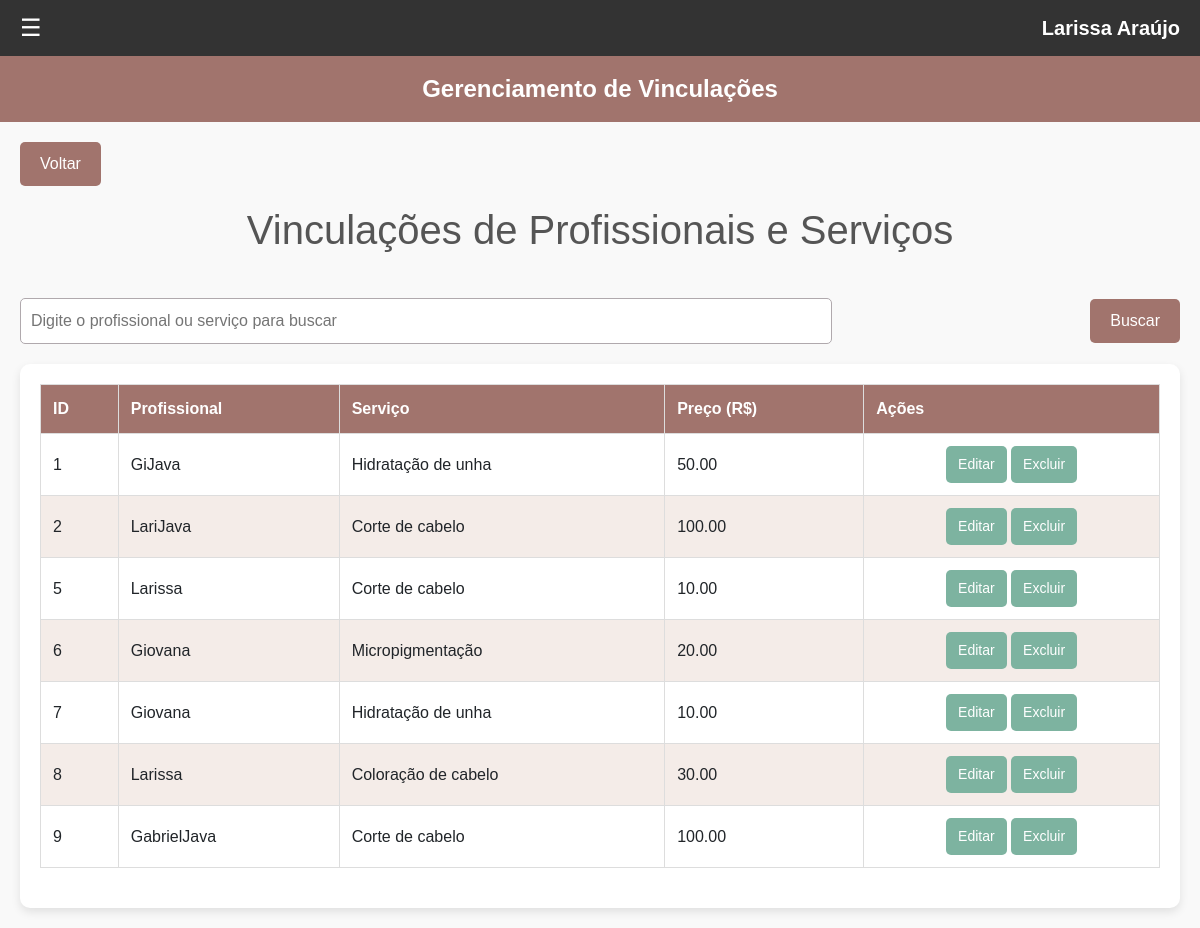
/adminVinculacao.php (signed in), run on the app's committed database.
### tables this page shows
CREATE TABLE `servicoprofissionais` (
  `idServicoProfissionais` int(11) NOT NULL AUTO_INCREMENT,
  `idProfissional` int(11) NOT NULL,
  `idServico` int(11) NOT NULL,
  `precoProfissional` decimal(8,2) NOT NULL,
  PRIMARY KEY (`idServicoProfissionais`),
  KEY `fk_servicoprofissionais_servicos` (`idServico`),
  KEY `fk_servicoprofissionais_profissional` (`idProfissional`),
  CONSTRAINT `fk_servicoprofissionais_profissional` FOREIGN KEY (`idProfissional`) REFERENCES `profissionais` (`idProfissional`) ON DELETE NO ACTION ON UPDATE NO ACTION,
  CONSTRAINT `fk_servicoprofissionais_servicos` FOREIGN KEY (`idServico`) REFERENCES `servicos` (`idServico`) ON DELETE NO ACTION ON UPDATE NO ACTION
);

CREATE TABLE `profissionais` (
  `idProfissional` int(11) NOT NULL AUTO_INCREMENT,
  `nomeProfissionais` varchar(45) NOT NULL,
  `email` varchar(45) NOT NULL,
  `senha` varchar(500) NOT NULL,
  `contato` mediumtext NOT NULL,
  `idTipoProfissional` int(11) NOT NULL,
  PRIMARY KEY (`idProfissional`),
  KEY `fk_profissonais_tipoProfissonais_idx` (`idTipoProfissional`),
  CONSTRAINT `fk_profissionais_tipo` FOREIGN KEY (`idTipoProfissional`) REFERENCES `tiposprofissionais` (`idTipoProfissional`)
);

CREATE TABLE `servicos` (
  `idServico` int(11) NOT NULL AUTO_INCREMENT,
  `descricaoServicos` varchar(150) NOT NULL,
  `tempo` time DEFAULT NULL,
  `nomeServco` varchar(45) NOT NULL,
  PRIMARY KEY (`idServico`)
);

### adminVinculacao.php (the view, shortened to what this page needs)
<?php
    include_once("includes/conexao.php");
?>
<!DOCTYPE html>
<html lang="pt-br">
<head>
    <link href="https://cdn.jsdelivr.net/npm/bootstrap@5.3.3/dist/css/bootstrap.min.css" rel="stylesheet">
    <link rel="stylesheet" type="text/css" href="css/estilo_adminVinculacao.css">
</head>
<body>
     <?php
        include_once('includes/menuProfissional.php');
    ?>
    <header>Gerenciamento de Vinculações</header>
    <div class="container">
        <a href="homeAdmin.php" class="back-button">Voltar</a>
        <h1>Vinculações de Profissionais e Serviços</h1>
        ?><br>
        <div class="search-container">
            <input type="text" id="searchInput" placeholder="Digite o profissional ou serviço para buscar">
            <button onclick="search()">Buscar</button>
        </div>
        <div class="table-container">
            <table>
                <thead>
                    <tr>
                        <th>ID</th>
                        <th>Profissional</th>
                        <th>Serviço</th>
                        <th>Preço (R$)</th>
                        <th>Ações</th>
                    </tr>
                </thead>
                <tbody id="vinculationTable">
                    <?php
                        if (!isset($_GET['nomeProfissionais'])) {
                            $sql = "SELECT * FROM servicoprofissionais
                            INNER JOIN profissionais ON profissionais.idProfissional=servicoprofissionais.idProfissional
                            INNER JOIN servicos ON servicos.idServico = servicoprofissionais.idServico
                            ORDER BY idServicoProfissionais ASC";
                        }
                        $resultados = mysqli_query($conn, $sql);
                        while ($dados = mysqli_fetch_assoc($resultados)) {
                        echo '<tr>
                                <td>'.$dados['idServicoProfissionais'].'</td>
                                <td>'.$dados['nomeProfissionais'].'</td>
                                <td>'.$dados['nomeServco'].'</td>
                                <td>'.$dados['precoProfissional'].'</td>
                                <td style="text-align: center;">
                                    <a class="btn btn-edit" href="cadastrarVinculacao.php?idServicoProfissionais='.$dados['idServicoProfissionais'].'">Editar</a>
                                    <a href="#excluir" data-toggle="modal" data-target="#excluir_'.$dados['idServicoProfissionais'].'" class= "btn btn-edit">Excluir</a>
                                </td>
                                </tr>';
                            }
                    ?>
                </tbody>
            </table>
        </div>
    </div>
</body>
</html>

### css/estilo_adminVinculacao.css (style rules this page uses)
body { font-family: Arial, sans-serif; margin: 0; padding: 0; background-color: #f9f9f9; }
header { background-color: #a1746d; color: white; padding: 15px 20px; text-align: center; font-size: 24px; font-weight: bold; }
.container { padding: 20px; max-width: 1200px; margin: 0 auto; }
h1 { text-align: center; margin-bottom: 20px; color: #555; }
.search-container { display: flex; justify-content: space-between; align-items: center; margin-bottom: 20px; }
.search-container input { padding: 10px; font-size: 16px; width: 70%; border: 1px solid #b0a9ad; border-radius: 5px; }
.search-container button { padding: 10px 20px; font-size: 16px; background-color: #a1746d; color: white; border: none; border-radius: 5px; cursor: pointer; }
.table-container { background-color: white; border-radius: 10px; box-shadow: 0 4px 10px rgba(0, 0, 0, 0.1); padding: 20px; overflow-x: auto; }
table { width: 100%; border-collapse: collapse; margin-bottom: 20px; }
th, td { padding: 12px; text-align: left; border: 1px solid #ddd; }
th { background-color: #a1746d; color: white; }
tr:nth-child(even) { background-color: #f4ece8; }
.btn { padding: 8px 12px; font-size: 14px; border: none; border-radius: 5px; cursor: pointer; transition: background-color 0.3s, transform 0.2s; }
.btn-edit { background-color: #7db3a0; color: white; }
.back-button { display: inline-block; margin-bottom: 20px; padding: 10px 20px; background-color: #a1746d; color: white; text-decoration: none; border-radius: 5px; transition: background-color 0.3s, transform 0.2s; }

### includes/menuProfissional.php (style rules this page uses)
body { font-family: Arial, sans-serif; margin: 0; padding: 0; }

### data on the page
servicoprofissionais: idServicoProfissionais "1", idProfissional.nomeProfissionais "GiJava", idServico.nomeServco "Hidratação de unha", precoProfissional "50.00"
servicoprofissionais: idServicoProfissionais "2", idProfissional.nomeProfissionais "LariJava", idServico.nomeServco "Corte de cabelo", precoProfissional "100.00"
servicoprofissionais: idServicoProfissionais "5", idProfissional.nomeProfissionais "Larissa", idServico.nomeServco "Corte de cabelo", precoProfissional "10.00"
servicoprofissionais: idServicoProfissionais "6", idProfissional.nomeProfissionais "Giovana", idServico.nomeServco "Micropigmentação", precoProfissional "20.00"
servicoprofissionais: idServicoProfissionais "7", idProfissional.nomeProfissionais "Giovana", idServico.nomeServco "Hidratação de unha", precoProfissional "10.00"
servicoprofissionais: idServicoProfissionais "8", idProfissional.nomeProfissionais "Larissa", idServico.nomeServco "Coloração de cabelo", precoProfissional "30.00"
servicoprofissionais: idServicoProfissionais "9", idProfissional.nomeProfissionais "GabrielJava", idServico.nomeServco "Corte de cabelo", precoProfissional "100.00"
